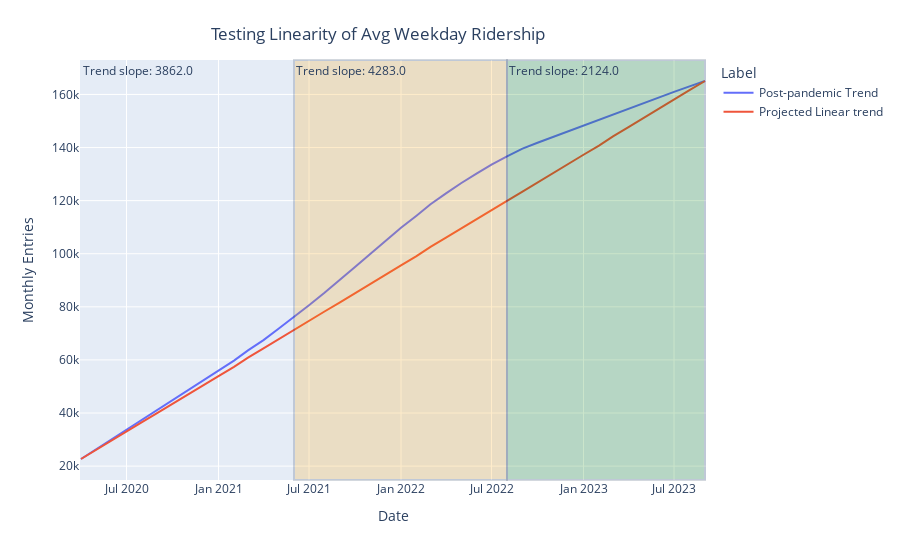

The cell this chart's notebook holds for it:
### Code cell
trend_slope = (post_trend['trend'][len(post_trend)-1] - post_trend['trend'][0])/(len(post_trend)-1)

projection = pd.DataFrame()
projection['num'] = np.arange(len(post_trend))
projection['Date'] = post_trend['Date']
projection['trend'] = trend_slope*projection['num'] + post_trend['trend'][0]
projection = projection.drop('num', axis=1)

post_trend['Label'] = "Post-pandemic Trend"
projection['Label'] = "Projected Linear trend"

post_plot = post_trend.copy()
post_plot = post_plot.append(projection).reset_index(drop=True)
post_plot = post_plot.rename(columns={"trend":"Monthly Entries"})

fig = px.line(post_plot, x = "Date", y = "Monthly Entries", color = "Label")

fig.update_layout(
    title={
        'text': "Testing Linearity of Avg Weekday Ridership",
        'y':0.95,
        'x':0.42,
        'xanchor': 'center',
        'yanchor': 'top'})

#slopes
trend_slope1 = (post_trend['trend'][15] - post_trend['trend'][0])/(15-0)
trend_slope2 = (post_trend['trend'][28] - post_trend['trend'][16])/(28-16)
trend_slope3 = (post_trend['trend'][41] - post_trend['trend'][29])/(41-29)

#fig.add_hline(y='2022-07-01')
fig.add_vrect(x0='2020-04-01', x1='2021-06-01', fillcolor="orange", opacity=0.0, annotation_text="Trend slope: " + str(round(trend_slope1,0)), annotation_position="top left")
fig.add_vrect(x0='2021-06-01', x1='2022-08-01', fillcolor="orange", opacity=0.2, annotation_text="Trend slope: " + str(round(trend_slope2,0)), annotation_position="top left")
fig.add_vrect(x0='2022-08-01', x1='2023-09-01', fillcolor="green", opacity=0.2, annotation_text="Trend slope: " + str(round(trend_slope3,0)), annotation_position="top left")

fig.show();

#py.plot(fig, filename="Testing Linearity of Avg Weekday Ridership", auto_open = True);

### Figure 1 — Plotly figure (JSON) as saved in the notebook; plotly's stock layout.template omitted (floating-point values rounded to 4 significant figures)
{"data": [{"hovertemplate": "Label=Post-pandemic Trend<br>Date=%{x}<br>Monthly Entries=%{y}<extra></extra>", "legendgroup": "Post-pandemic Trend", "line": {"color": "#636efa", "dash": "solid"}, "marker": {"symbol": "circle"}, "mode": "lines", "name": "Post-pandemic Trend", "orientation": "v", "showlegend": true, "type": "scatter", "x": ["2020-04-01T00:00:00", "2020-05-01T00:00:00", "2020-06-01T00:00:00", "2020-07-01T00:00:00", "2020-08-01T00:00:00", "2020-09-01T00:00:00", "2020-10-01T00:00:00", "2020-11-01T00:00:00", "2020-12-01T00:00:00", "2021-01-01T00:00:00", "2021-02-01T00:00:00", "2021-03-01T00:00:00", "2021-04-01T00:00:00", "2021-05-01T00:00:00", "2021-06-01T00:00:00", "2021-07-01T00:00:00", "2021-08-01T00:00:00", "2021-09-01T00:00:00", "2021-10-01T00:00:00", "2021-11-01T00:00:00", "2021-12-01T00:00:00", "2022-01-01T00:00:00", "2022-02-01T00:00:00", "2022-03-01T00:00:00", "2022-04-01T00:00:00", "2022-05-01T00:00:00", "2022-06-01T00:00:00", "2022-07-01T00:00:00", "2022-08-01T00:00:00", "2022-09-01T00:00:00", "2022-10-01T00:00:00", "2022-11-01T00:00:00", "2022-12-01T00:00:00", "2023-01-01T00:00:00", "2023-02-01T00:00:00", "2023-03-01T00:00:00", "2023-04-01T00:00:00", "2023-05-01T00:00:00", "2023-06-01T00:00:00", "2023-07-01T00:00:00", "2023-08-01T00:00:00", "2023-09-01T00:00:00"], "xaxis": "x", "y": [22680.0, 26310.0, 29950.0, 33610.0, 37290.0, 40980.0, 44700.0, 48430.0, 52180.0, 55960.0, 59770.0, 63590.0, 67480.0, 71720.0, 76090.0, 80610.0, 85290.0, 90110.0, 95020.0, 100000.0, 104900.0, 109800.0, 114300.0, 118600.0, 122700.0, 126600.0, 130200.0, 133600.0, 136700.0, 139600.0, 141800.0, 144000.0, 146200.0, 148300.0, 150500.0, 152600.0, 154700.0, 156800.0, 158900.0, 161000.0, 163000.0, 165100.0], "yaxis": "y"}, {"hovertemplate": "Label=Projected Linear trend<br>Date=%{x}<br>Monthly Entries=%{y}<extra></extra>", "legendgroup": "Projected Linear trend", "line": {"color": "#EF553B", "dash": "solid"}, "marker": {"symbol": "circle"}, "mode": "lines", "name": "Projected Linear trend", "orientation": "v", "showlegend": true, "type": "scatter", "x": ["2020-04-01T00:00:00", "2020-05-01T00:00:00", "2020-06-01T00:00:00", "2020-07-01T00:00:00", "2020-08-01T00:00:00", "2020-09-01T00:00:00", "2020-10-01T00:00:00", "2020-11-01T00:00:00", "2020-12-01T00:00:00", "2021-01-01T00:00:00", "2021-02-01T00:00:00", "2021-03-01T00:00:00", "2021-04-01T00:00:00", "2021-05-01T00:00:00", "2021-06-01T00:00:00", "2021-07-01T00:00:00", "2021-08-01T00:00:00", "2021-09-01T00:00:00", "2021-10-01T00:00:00", "2021-11-01T00:00:00", "2021-12-01T00:00:00", "2022-01-01T00:00:00", "2022-02-01T00:00:00", "2022-03-01T00:00:00", "2022-04-01T00:00:00", "2022-05-01T00:00:00", "2022-06-01T00:00:00", "2022-07-01T00:00:00", "2022-08-01T00:00:00", "2022-09-01T00:00:00", "2022-10-01T00:00:00", "2022-11-01T00:00:00", "2022-12-01T00:00:00", "2023-01-01T00:00:00", "2023-02-01T00:00:00", "2023-03-01T00:00:00", "2023-04-01T00:00:00", "2023-05-01T00:00:00", "2023-06-01T00:00:00", "2023-07-01T00:00:00", "2023-08-01T00:00:00", "2023-09-01T00:00:00"], "xaxis": "x", "y": [22680.0, 26160.0, 29630.0, 33100.0, 36570.0, 40050.0, 43520.0, 46990.0, 50470.0, 53940.0, 57410.0, 60880.0, 64360.0, 67830.0, 71300.0, 74770.0, 78250.0, 81720.0, 85190.0, 88670.0, 92140.0, 95610.0, 99080.0, 102600.0, 106000.0, 109500.0, 113000.0, 116400.0, 119900.0, 123400.0, 126900.0, 130300.0, 133800.0, 137300.0, 140800.0, 144200.0, 147700.0, 151200.0, 154600.0, 158100.0, 161600.0, 165100.0], "yaxis": "y"}], "layout": {"annotations": [{"showarrow": false, "text": "Trend slope: 3862.0", "x": "2020-04-01", "xanchor": "left", "xref": "x", "y": 1, "yanchor": "top", "yref": "y domain"}, {"showarrow": false, "text": "Trend slope: 4283.0", "x": "2021-06-01", "xanchor": "left", "xref": "x", "y": 1, "yanchor": "top", "yref": "y domain"}, {"showarrow": false, "text": "Trend slope: 2124.0", "x": "2022-08-01", "xanchor": "left", "xref": "x", "y": 1, "yanchor": "top", "yref": "y domain"}], "legend": {"title": {"text": "Label"}, "tracegroupgap": 0}, "margin": {"t": 60}, "shapes": [{"fillcolor": "orange", "opacity": 0, "type": "rect", "x0": "2020-04-01", "x1": "2021-06-01", "xref": "x", "y0": 0, "y1": 1, "yref": "y domain"}, {"fillcolor": "orange", "opacity": 0.2, "type": "rect", "x0": "2021-06-01", "x1": "2022-08-01", "xref": "x", "y0": 0, "y1": 1, "yref": "y domain"}, {"fillcolor": "green", "opacity": 0.2, "type": "rect", "x0": "2022-08-01", "x1": "2023-09-01", "xref": "x", "y0": 0, "y1": 1, "yref": "y domain"}], "title": {"text": "Testing Linearity of Avg Weekday Ridership", "x": 0.42, "xanchor": "center", "y": 0.95, "yanchor": "top"}, "xaxis": {"anchor": "y", "domain": [0, 1], "title": {"text": "Date"}}, "yaxis": {"anchor": "x", "domain": [0, 1], "title": {"text": "Monthly Entries"}}}}
